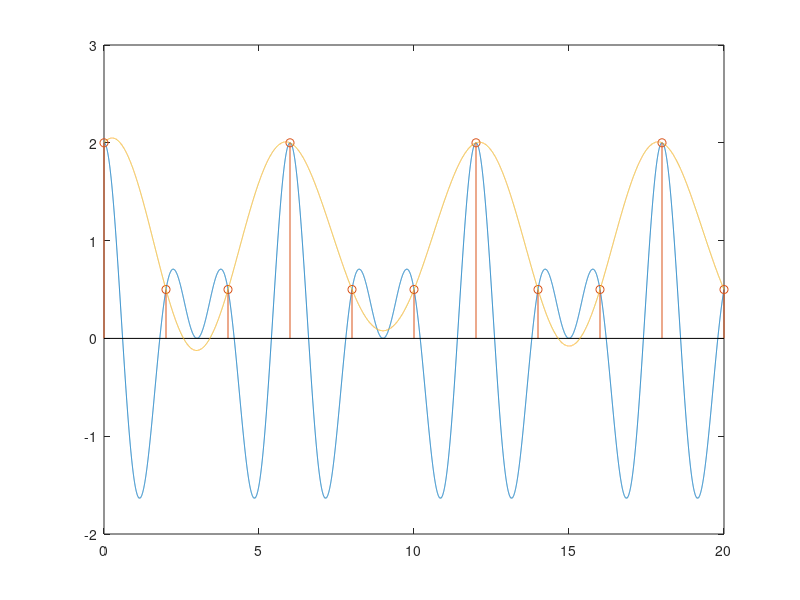
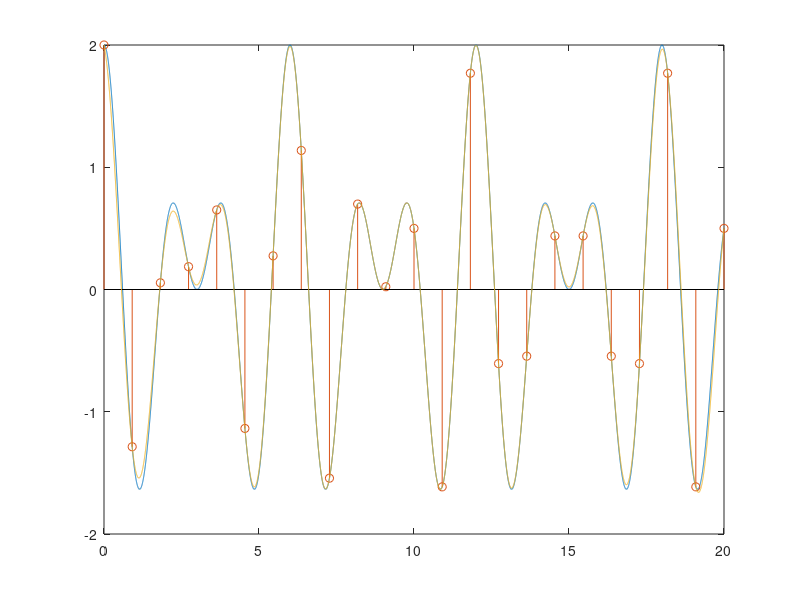
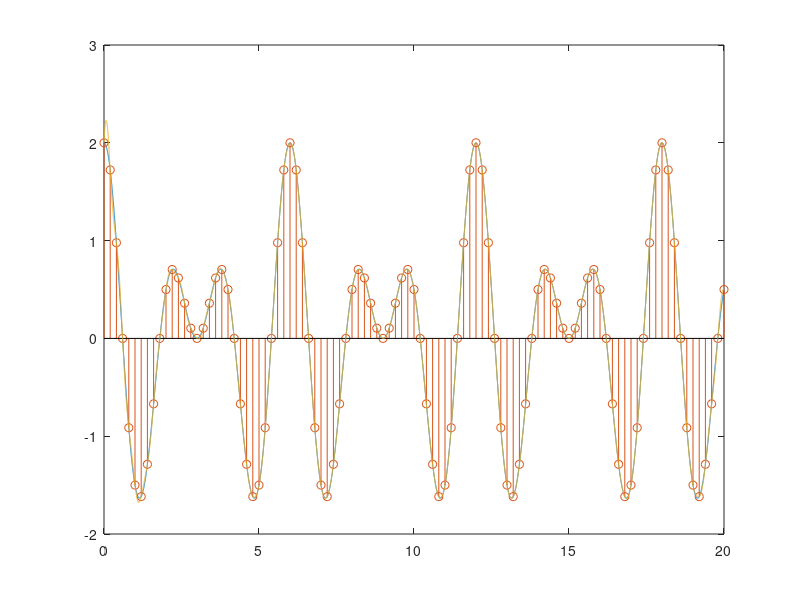

Write the MATLAB code that produced these figures, in order.
clear;
clc;
close all;

t = 0:0.001:20; % time variable with 0.001 step size

a = cos(2 * pi * 1 / 2 * t);    % first cos signal
b = cos(2 * pi * 1 / 3 * t);    % second cos signal

c = a + b;  % sum of these signals

%% UNDERSAMPLING

figure('Name','UNDERSAMPLING','NumberTitle','off');
plot(t, c); hold on;

Fs = 0.5;   % sampling rate

n = 0:1/Fs:20;  

x = c(1:1/Fs*1000:20*1000+1);   % sampled points at fs 0.5

stem(n, x); hold on;

% sign interpolation
y = zeros(1,size(t,2));
for i = 1:size(x,2)
    
    y = y + x(i) * sinc((t - ((i - 1) * 1 /Fs)) * Fs);

end

plot(t, y);


%% NYQUIST SAMPLING

figure('Name','NYQUIST SAMPLING','NumberTitle','off');
plot(t, c); hold on;

Fs = 1.1;

n = 0:1/Fs:20;  

x = c(1:1/Fs*1000:20*1000+1);   % sampled points at fs 1.1

stem(n, x); hold on;

% sign interpolation
y = zeros(1,size(t,2));
for i = 1:size(x,2)
    
    y = y + x(i) * sinc((t - ((i - 1) * 1 /Fs)) * Fs);

end

plot(t, y);

%% OVERSAMPLING

figure('Name','OVERSAMPLING','NumberTitle','off');
plot(t, c); hold on;

Fs = 5;

n = 0:1/Fs:20;  

x = c(1:1/Fs*1000:20*1000+1);   % sampled points at fs 5.0

stem(n, x); hold on;

% sign interpolation
y = zeros(1,size(t,2));
for i = 1:size(x,2)
    
    y = y + x(i) * sinc((t - ((i - 1) * 1 /Fs)) * Fs);

end

plot(t, y);

